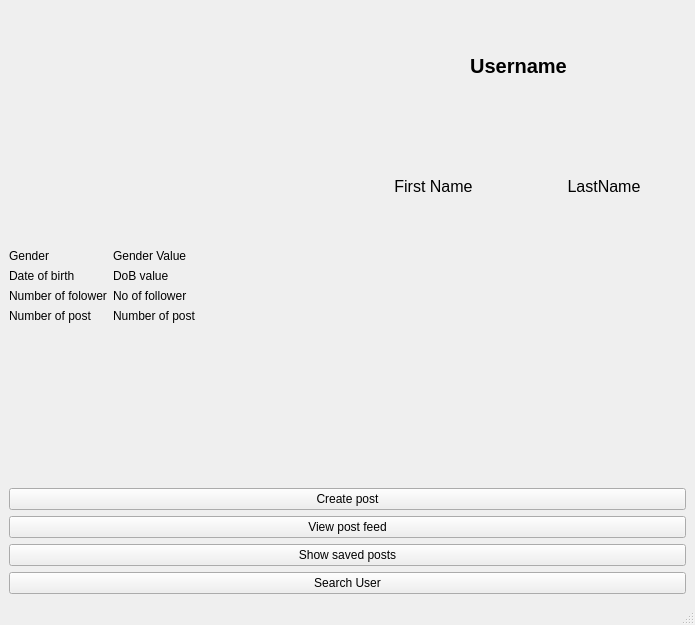
<?xml version="1.0" encoding="UTF-8"?>
<ui version="4.0">
 <class>MainWindow</class>
 <widget class="QMainWindow" name="MainWindow">
  <property name="geometry">
   <rect>
    <x>0</x>
    <y>0</y>
    <width>695</width>
    <height>625</height>
   </rect>
  </property>
  <property name="windowTitle">
   <string>MainWindow</string>
  </property>
  <widget class="QWidget" name="centralwidget">
   <layout class="QVBoxLayout" name="verticalLayout_4">
    <item>
     <layout class="QVBoxLayout" name="verticalLayout">
      <item>
       <layout class="QHBoxLayout" name="horizontalLayout">
        <item>
         <widget class="QLabel" name="ProfilePic">
          <property name="sizePolicy">
           <sizepolicy hsizetype="Preferred" vsizetype="Preferred">
            <horstretch>0</horstretch>
            <verstretch>0</verstretch>
           </sizepolicy>
          </property>
          <property name="text">
           <string/>
          </property>
          <property name="pixmap">
           <pixmap>pikachu.png</pixmap>
          </property>
          <property name="scaledContents">
           <bool>false</bool>
          </property>
         </widget>
        </item>
        <item>
         <layout class="QVBoxLayout" name="verticalLayout_2">
          <item>
           <widget class="QLabel" name="usernameLabel">
            <property name="font">
             <font>
              <pointsize>15</pointsize>
              <weight>75</weight>
              <bold>true</bold>
             </font>
            </property>
            <property name="text">
             <string>Username</string>
            </property>
            <property name="alignment">
             <set>Qt::AlignCenter</set>
            </property>
           </widget>
          </item>
          <item>
           <layout class="QHBoxLayout" name="horizontalLayout_2">
            <item>
             <widget class="QLabel" name="firstNameLabel">
              <property name="font">
               <font>
                <pointsize>12</pointsize>
               </font>
              </property>
              <property name="text">
               <string>First Name</string>
              </property>
              <property name="alignment">
               <set>Qt::AlignCenter</set>
              </property>
             </widget>
            </item>
            <item>
             <widget class="QLabel" name="lastNameLabel">
              <property name="font">
               <font>
                <pointsize>12</pointsize>
               </font>
              </property>
              <property name="text">
               <string>LastName</string>
              </property>
              <property name="alignment">
               <set>Qt::AlignCenter</set>
              </property>
             </widget>
            </item>
           </layout>
          </item>
         </layout>
        </item>
       </layout>
      </item>
      <item>
       <layout class="QFormLayout" name="formLayout">
        <item row="0" column="0">
         <widget class="QLabel" name="label_5">
          <property name="text">
           <string>Gender</string>
          </property>
         </widget>
        </item>
        <item row="0" column="1">
         <widget class="QLabel" name="genderValue">
          <property name="text">
           <string>Gender Value</string>
          </property>
         </widget>
        </item>
        <item row="1" column="0">
         <widget class="QLabel" name="label_7">
          <property name="text">
           <string>Date of birth</string>
          </property>
         </widget>
        </item>
        <item row="1" column="1">
         <widget class="QLabel" name="DoBValue">
          <property name="text">
           <string>DoB value</string>
          </property>
         </widget>
        </item>
        <item row="2" column="0">
         <widget class="QLabel" name="label_9">
          <property name="text">
           <string>Number of folower</string>
          </property>
         </widget>
        </item>
        <item row="2" column="1">
         <widget class="QLabel" name="followerCount">
          <property name="text">
           <string>No of follower</string>
          </property>
         </widget>
        </item>
        <item row="3" column="0">
         <widget class="QLabel" name="label_11">
          <property name="text">
           <string>Number of post</string>
          </property>
         </widget>
        </item>
        <item row="3" column="1">
         <widget class="QLabel" name="postCount">
          <property name="text">
           <string>Number of post</string>
          </property>
         </widget>
        </item>
       </layout>
      </item>
      <item>
       <layout class="QVBoxLayout" name="verticalLayout_3">
        <item>
         <widget class="QPushButton" name="createPostButton">
          <property name="text">
           <string>Create post</string>
          </property>
         </widget>
        </item>
        <item>
         <widget class="QPushButton" name="viewpostButton">
          <property name="text">
           <string>View post feed</string>
          </property>
         </widget>
        </item>
        <item>
         <widget class="QPushButton" name="followUserButton">
          <property name="text">
           <string>Show saved posts</string>
          </property>
         </widget>
        </item>
        <item>
         <widget class="QPushButton" name="pushButton_3">
          <property name="text">
           <string>Search User</string>
          </property>
         </widget>
        </item>
       </layout>
      </item>
     </layout>
    </item>
   </layout>
  </widget>
  <widget class="QStatusBar" name="statusbar"/>
 </widget>
 <resources>
  <include location="profilePic.qrc"/>
 </resources>
 <connections/>
</ui>
